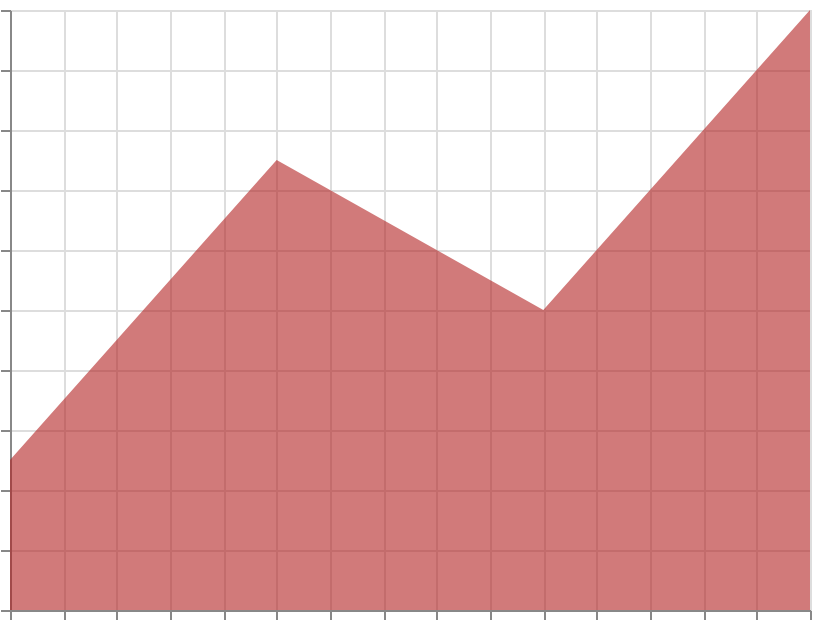

Express this chart as Vega-Lite.
### Vega-Lite specification from a JSON file in a GitHub repository (floating-point values rounded to 4 significant figures)
{"$schema": "https://vega.github.io/schema/vega-lite/v6.json", "width": 400, "height": 300, "padding": 5, "autosize": "none", "data": {"name": "table", "values": [{"x": 0, "y": 5}, {"x": 1, "y": 15}, {"x": 2, "y": 10}, {"x": 3, "y": 20}]}, "mark": {"type": "area", "color": "firebrick", "opacity": 0.6}, "encoding": {"x": {"field": "x", "type": "quantitative", "axis": {"labels": false, "title": null}}, "y": {"field": "y", "type": "quantitative", "axis": {"labels": false, "title": null}}}}
